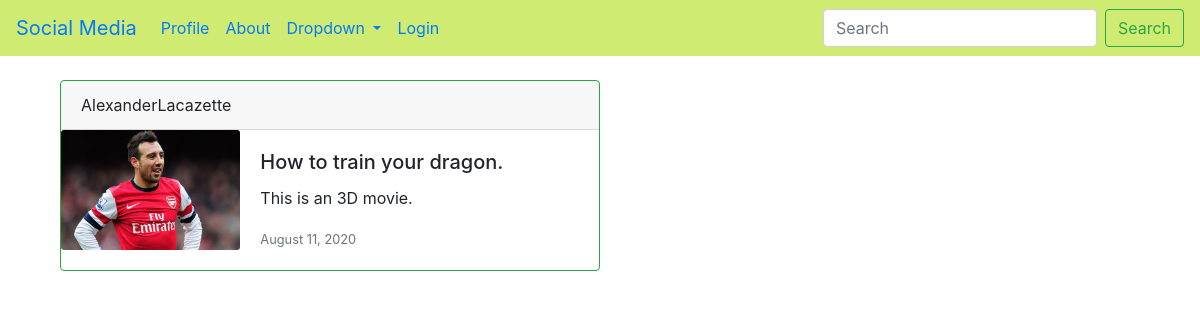
The page /blog/detail/18/ on the database its author committed.
### blog/models.py (models this page shows, shortened)
class Post(models.Model):
    author = models.ForeignKey(User,on_delete=models.CASCADE)
    title = models.CharField(max_length=100)
    content = models.TextField()
    date_posted = models.DateTimeField(default=timezone.now)
    class Meta:
        ordering = ['-date_posted']

### user/models.py (models this page shows, shortened)
class Profile(models.Model):
    user = models.OneToOneField(User,on_delete= models.CASCADE)
    image = models.ImageField(default = 'default.jpg',upload_to = 'profile_pics')

### blog/views.py (the view)
# urls.py: path('detail/<int:pk>/', PostDetailView.as_view(), name= "blog-detail"),
class PostDetailView(DetailView):
    model = Post
    template_name = 'post_detail.html'

### blog/templates/post_detail.html (shortened to what this page needs)
{% extends "base.html" %}
{% block content %}
<div class = "container">
<div class="card border-success mb-3" style="max-width: 540px;">
 <div class="card-header"> {{object.author}}</div>
  <div class="row no-gutters">
    <div class="col-md-4">
      <img src="{{object.author.profile.image.url}}" class="card-img" alt="Responsive image">
    </div>
    <div class="col-md-8">
      <div class="card-body">
    <h5 class="card-title">{{object.title}}</h5>
        <p class="card-text">{{object.content}}</p>
        <p class="card-text"><small class="text-muted">{{object.date_posted|date:"F d, Y"}}</small></p>
      </div>
    </div>
  </div>
</div>
</div>
{% endblock content %}

### rows shown on the page
Post: author "AlexanderLacazette", author.profile.image (placeholder picture), title "How to train your dragon.", content "This is an 3D movie.", date_posted "August 11, 2020"
